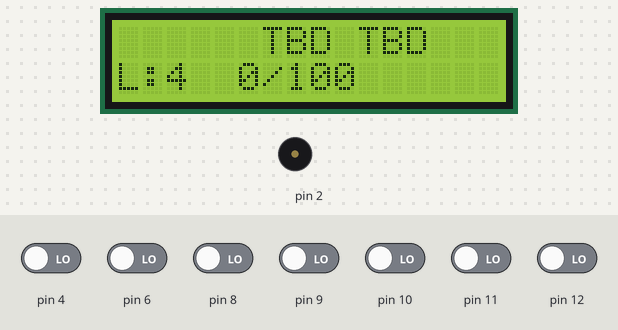
The sketch below on a simulated Arduino Uno, built with avr-gcc and run on an emulated ATmega328P. Shown: 16×2 character LCD, buzzer (waves = sounding). Inputs (shaded band) come from the test bench; at power-on: pin 4, pin 6, pin 8–12 LOW. What the sketch prints to the serial monitor is not drawn.

Above: at 1.3 s.
1.4 s: pin 4 driven HIGH
At 1.49 s:
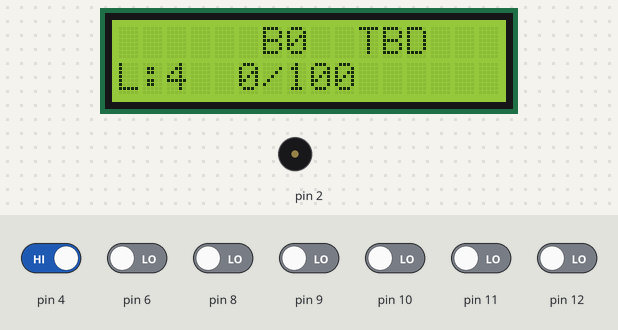
3.3 s: pin 4 driven LOW
4.8 s: pin 10 driven HIGH
At 4.94 s:
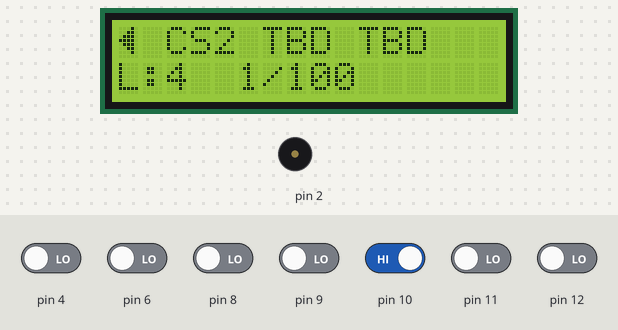
7.0 s: pin 4 driven HIGH
At 7.16 s:
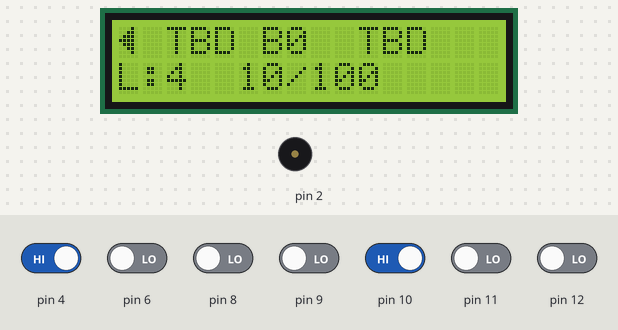
8.9 s: pin 4 driven LOW and pin 6 driven HIGH and pin 8 driven HIGH and pin 9 driven HIGH and pin 10 driven LOW
At 9.14 s:
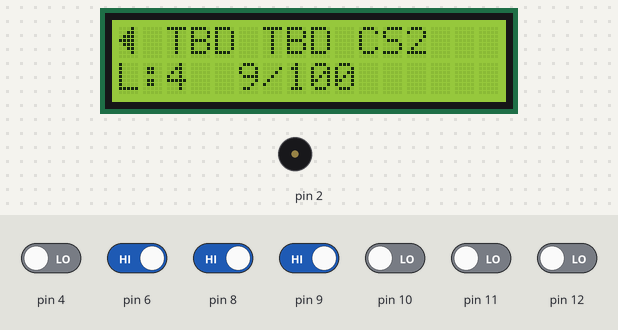
11.9 s: pin 9 driven LOW
Timing chart, 0 to 15.9 s (numbered marks = the images above; inputs shaded):
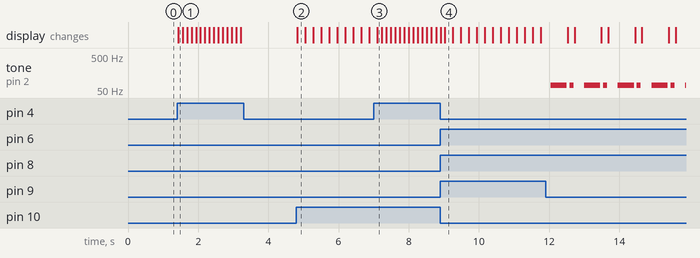

The sketch:

arduino-sound-programmer.ino
```cpp
#include <Wire.h>
#include <LCD_I2C.h>
#include "notes.h"

const static int pinUp PROGMEM = 4;
const static int pinLeft PROGMEM = 8;
const static int pinRight PROGMEM = 10;
const static int pinDown PROGMEM = 12;
const static int pinLengthUp PROGMEM = 11;
const static int pinLengthDown PROGMEM = 9;
const static int pinPlay PROGMEM = 6;
const static int pinSpeaker PROGMEM = 2;
const static int melodyLength PROGMEM = 100;
const static int standardNote PROGMEM = 0;
const static int standardLength PROGMEM = 4;
const static int maxLength PROGMEM = 16;
const static int pauseBetweenNotes PROGMEM = 50;
const static int BPM PROGMEM = 130;
const static int debounceTime PROGMEM = 200;
const static int debounceTimeNote PROGMEM = 100;

int selNote = 0;

typedef struct
{
  int note;
  int length;
} melody;

melody Melody[melodyLength + 1];

byte arrowLeft[8] = {
    B00010,
    B00110,
    B01110,
    B11110,
    B01110,
    B00110,
    B00010,
    B00000};

byte arrowRight[8] = {
    B01000,
    B01100,
    B01110,
    B01111,
    B01110,
    B01100,
    B01000,
    B00000};

LCD_I2C lcd(0x3F, 16, 2);
//LiquidCrystal lcd(12, 11, 5, 4, 3, 2);

void setup()
{
  Serial.begin(250000);
  Serial.println("Starting!");
  pinMode(pinUp, INPUT);
  pinMode(pinLeft, INPUT);
  pinMode(pinRight, INPUT);
  pinMode(pinDown, INPUT);
  pinMode(pinLengthUp, INPUT);
  pinMode(pinLengthDown, INPUT);
  pinMode(pinPlay, INPUT);
  for (int i = 0; i <= melodyLength; i++)
  {
    Melody[i].note = standardNote;
    Melody[i].length = standardLength;
  };
  if (digitalRead(pinLengthDown) == HIGH)
  {
    for (int i = 0; i <= 90; i++)
    {
      Melody[i].note = i;
      Melody[i].length = standardLength;
    };
  }
  if (digitalRead(pinDown) == HIGH)
  {
    for (int i = 0; i <= 90; i++)
    {
      Melody[i].note = i;
      Melody[i].length = i;
    };
  }
  lcd.begin();
  lcd.backlight();
  lcd.createChar(0, arrowLeft);
  lcd.createChar(1, arrowRight);
  drawLCD();
}
void loop()
{
  if (digitalRead(pinUp) == HIGH && Melody[selNote].note < 90)
  {
    Melody[selNote].note++;
    drawLCD();
    delay(debounceTimeNote);
  }
  else if (digitalRead(pinDown) == HIGH && Melody[selNote].note > 0)
  {
    Melody[selNote].note--;
    drawLCD();
    delay(debounceTimeNote);
  }
  else if (digitalRead(pinLeft) == HIGH && selNote > 0)
  {
    selNote--;
    drawLCD();
    delay(debounceTime);
  }
  else if (digitalRead(pinRight) == HIGH && selNote < melodyLength)
  {
    selNote = selNote + 1;
    drawLCD();
    delay(debounceTime);
  }
  else if (digitalRead(pinLengthUp) == HIGH && Melody[selNote].length < maxLength)
  {
    Melody[selNote].length++;
    drawLCD();
    delay(debounceTime);
  }
  else if (digitalRead(pinLengthDown) == HIGH && Melody[selNote].length > 0)
  {
    Melody[selNote].length--;
    drawLCD();
    delay(debounceTime);
  }
  else if (digitalRead(pinPlay) == HIGH)
  {
    playMelody();
    drawLCD();
    delay(debounceTime);
  }
}

void drawLCD()
{
  if (selNote > 0)
  {
    lcd.setCursor(0, 0);
    lcd.write(byte(0));
    lcd.setCursor(2, 0);
    lcd.print(Notes[Melody[selNote - 1].note].name);
  }
  else
  {
    lcd.setCursor(0, 0);
    lcd.print(F("     "));
  }
  lcd.setCursor(6, 0);
  lcd.print(Notes[Melody[selNote].note].name);
  if (selNote < melodyLength)
  {
    lcd.setCursor(16, 0);
    lcd.write(byte(1));
    lcd.setCursor(10, 0);
    lcd.print(Notes[Melody[selNote + 1].note].name);
  }
  else
  {
    lcd.setCursor(10, 0);
    lcd.print(F("      "));
  }
  lcd.setCursor(0, 1);
  lcd.print(F("L:"));
  lcd.print(Melody[selNote].length);
  lcd.print(F(" "));
  lcd.setCursor(5, 1);
  lcd.print(selNote);
  lcd.print(F("/"));
  lcd.print(melodyLength);
  lcd.print(F("  "));
  lcd.setCursor(7, 0);
}

void playMelody()
{
  for (int i = 0; i <= melodyLength; i++)
  {
    selNote = i;
    if (Melody[selNote].note != 0)
    {
      drawLCD();
      delay(pauseBetweenNotes);
      tone(pinSpeaker, Notes[Melody[selNote].note].pitch);
      delay(((60.0 / BPM) / Melody[selNote].length) * 1000);
      noTone(pinSpeaker);
    }
  }
  selNote = 0;
}
```

notes.h
```cpp
#define NOTE_B0 31
#define NOTE_C1 33
#define NOTE_CS1 35
#define NOTE_D1 37
#define NOTE_DS1 39
#define NOTE_E1 41
#define NOTE_F1 44
#define NOTE_FS1 46
#define NOTE_G1 49
#define NOTE_GS1 52
#define NOTE_A1 55
#define NOTE_AS1 58
#define NOTE_B1 62
#define NOTE_C2 65
#define NOTE_CS2 69
#define NOTE_D2 73
#define NOTE_DS2 78
#define NOTE_E2 82
#define NOTE_F2 87
#define NOTE_FS2 93
#define NOTE_G2 98
#define NOTE_GS2 104
#define NOTE_A2 110
#define NOTE_AS2 117
#define NOTE_B2 123
#define NOTE_C3 131
#define NOTE_CS3 139
#define NOTE_D3 147
#define NOTE_DS3 156
#define NOTE_E3 165
#define NOTE_F3 175
#define NOTE_FS3 185
#define NOTE_G3 196
#define NOTE_GS3 208
#define NOTE_A3 220
#define NOTE_AS3 233
#define NOTE_B3 247
#define NOTE_C4 262
#define NOTE_CS4 277
#define NOTE_D4 294
#define NOTE_DS4 311
#define NOTE_E4 330
#define NOTE_F4 349
#define NOTE_FS4 370
#define NOTE_G4 392
#define NOTE_GS4 415
#define NOTE_A4 440
#define NOTE_AS4 466
#define NOTE_B4 494
#define NOTE_C5 523
#define NOTE_CS5 554
#define NOTE_D5 587
#define NOTE_DS5 622
#define NOTE_E5 659
#define NOTE_F5 698
#define NOTE_FS5 740
#define NOTE_G5 784
#define NOTE_GS5 831
#define NOTE_A5 880
#define NOTE_AS5 932
#define NOTE_B5 988
#define NOTE_C6 1047
#define NOTE_CS6 1109
#define NOTE_D6 1175
#define NOTE_DS6 1245
#define NOTE_E6 1319
#define NOTE_F6 1397
#define NOTE_FS6 1480
#define NOTE_G6 1568
#define NOTE_GS6 1661
#define NOTE_A6 1760
#define NOTE_AS6 1865
#define NOTE_B6 1976
#define NOTE_C7 2093
#define NOTE_CS7 2217
#define NOTE_D7 2349
#define NOTE_DS7 2489
#define NOTE_E7 2637
#define NOTE_F7 2794
#define NOTE_FS7 2960
#define NOTE_G7 3136
#define NOTE_GS7 3322
#define NOTE_A7 3520
#define NOTE_AS7 3729
#define NOTE_B7 3951
#define NOTE_C8 4186
#define NOTE_CS8 4435
#define NOTE_D8 4699
#define NOTE_DS8 4978

typedef struct
{
    char name[5];
    int pitch;
} Note;

extern const Note Notes[90] = {
    {"TBD", 0},
    {"B0 ", 31},
    {"C1 ", 33},
    {"CS1", 35},
    {"D1 ", 37},
    {"DS1", 39},
    {"E1 ", 41},
    {"F1 ", 44},
    {"FS1", 46},
    {"G1 ", 49},
    {"GS1", 52},
    {"A1 ", 55},
    {"AS1", 58},
    {"B1 ", 62},
    {"C2 ", 65},
    {"CS2", 69},
    {"D2 ", 73},
    {"DS2", 78},
    {"E2 ", 82},
    {"F2 ", 87},
    {"FS2", 93},
    {"G2 ", 98},
    {"GS2", 104},
    {"A2 ", 110},
    {"AS2", 117},
    {"B2 ", 123},
    {"C3 ", 131},
    {"CS3", 139},
    {"D3 ", 147},
    {"DS3", 156},
    {"E3 ", 165},
    {"F3 ", 175},
    {"FS3", 185},
    {"G3 ", 196},
    {"GS3", 208},
    {"A3 ", 220},
    {"AS3", 233},
    {"B3 ", 247},
    {"C4 ", 262},
    {"CS4", 277},
    {"D4 ", 294},
    {"DS4", 311},
    {"E4 ", 330},
    {"F4 ", 349},
    {"FS4", 370},
    {"G4 ", 392},
    {"GS4", 415},
    {"A4 ", 440},
    {"AS4", 466},
    {"B4 ", 494},
    {"C5 ", 523},
    {"CS5", 554},
    {"D5 ", 587},
    {"DS5", 622},
    {"E5 ", 659},
    {"F5 ", 698},
    {"FS5", 740},
    {"G5 ", 784},
    {"GS5", 831},
    {"A5 ", 880},
    {"AS5", 932},
    {"B5 ", 988},
    {"C6 ", 1047},
    {"CS6", 1109},
    {"D6 ", 1175},
    {"DS6", 1245},
    {"E6 ", 1319},
    {"F6 ", 1397},
    {"FS6", 1480},
    {"G6 ", 1568},
    {"GS6", 1661},
    {"A6 ", 1760},
    {"AS6", 1865},
    {"B6 ", 1976},
    {"C7 ", 2093},
    {"CS7", 2217},
    {"D7 ", 2349},
    {"DS7", 2489},
    {"E7 ", 2637},
    {"F7 ", 2794},
    {"FS7", 2960},
    {"G7 ", 3136},
    {"GS7", 3322},
    {"A7 ", 3520},
    {"AS7", 3729},
    {"B7 ", 3951},
    {"C8 ", 4186},
    {"CS8", 4435},
    {"D8 ", 4699},
    {"DS8", 4978}};
```

Measured:
- after the input at 1.4 s, the display: changes at once (image 1)
- after the input at 3.3 s, every drawn part: stays the same
- after the input at 4.8 s, the display: changes at once (image 2)
- after the input at 7.0 s, the display: changes after 0.11 s (image 3)
- after the input at 8.9 s, the display: first differs from a run without the input after 0.13 s (image 4)
- by itself, tone on pin 2: repeats every 0.96 s: silent 0.08 s, 69 Hz 0.12 s, silent 0.31 s, 69 Hz 0.46 s
